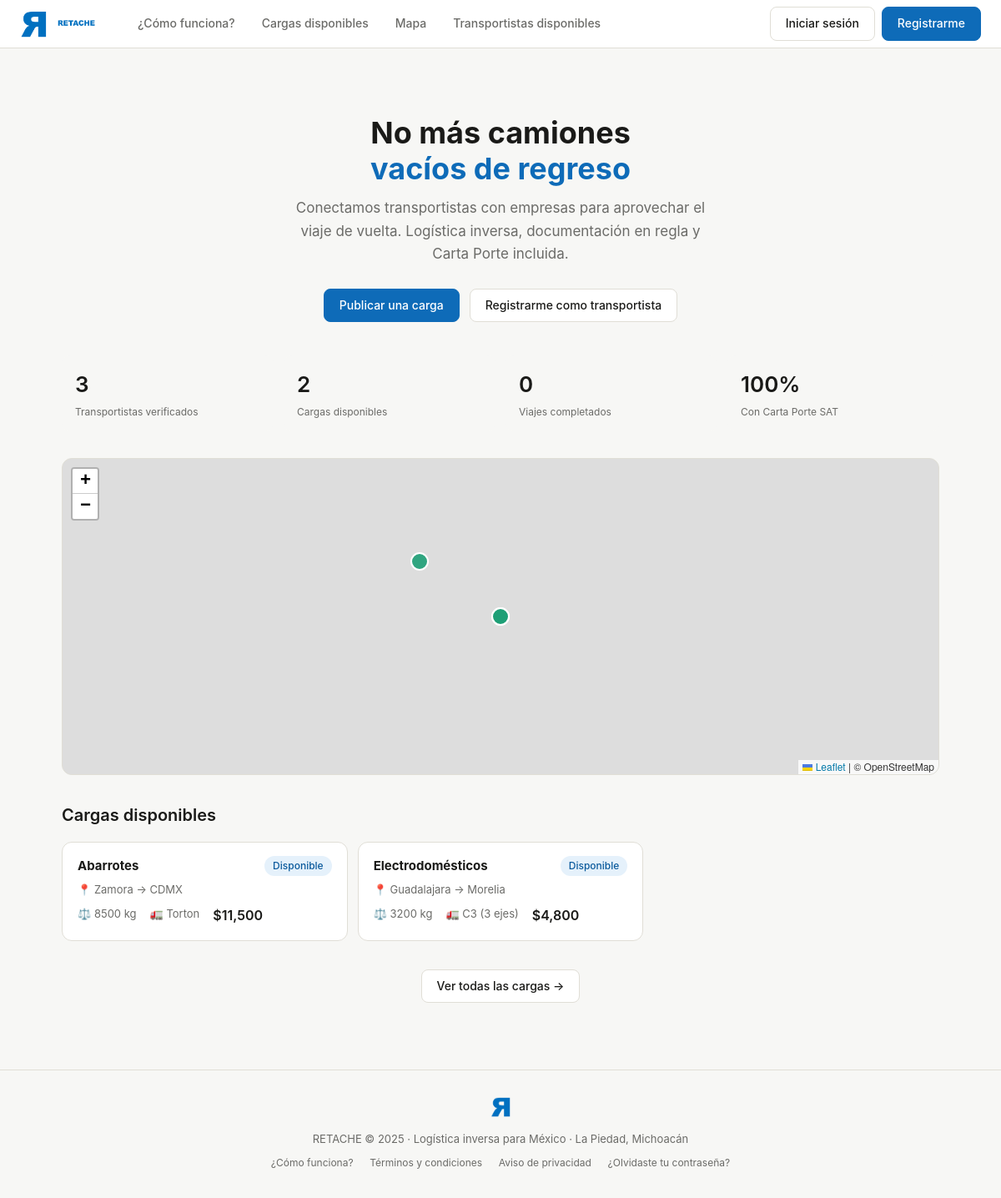
Before: / with the older database file.
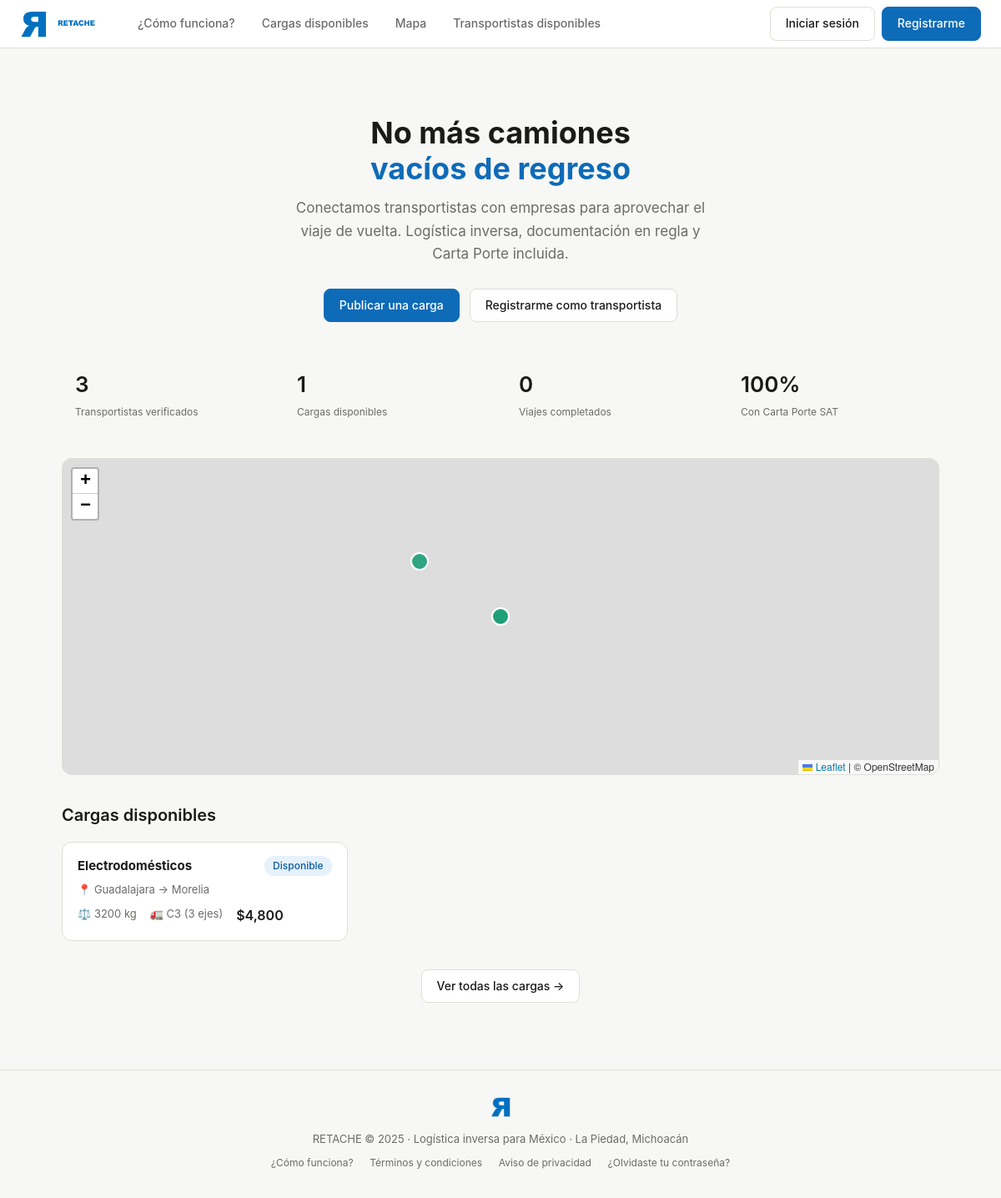
After: the same page with the newer database file.
### models.py (models this page shows)
class Carga(Base):
    __tablename__ = "cargas"
    id = Column(Integer, primary_key=True, index=True)
    empresa_id = Column(Integer, ForeignKey("empresas.id"), nullable=False)
    transportista_id = Column(Integer, ForeignKey("transportistas.id"), nullable=True)
    titulo = Column(String(150), nullable=False)
    descripcion = Column(Text, nullable=True)
    tipo_mercancia = Column(String(100), nullable=False)
    peso_kg = Column(Float, nullable=False)
    volumen_m3 = Column(Float, nullable=True)
    requiere_refrigeracion = Column(Boolean, default=False)
    mercancia_peligrosa = Column(Boolean, default=False)
    origen_ciudad = Column(String(100), nullable=False)
    origen_estado = Column(String(50), nullable=False)
    origen_lat = Column(Float, nullable=True)
    origen_lng = Column(Float, nullable=True)
    destino_ciudad = Column(String(100), nullable=False)
    destino_estado = Column(String(50), nullable=False)
    destino_lat = Column(Float, nullable=True)
    destino_lng = Column(Float, nullable=True)
    fecha_recoleccion = Column(DateTime, nullable=False)
    fecha_entrega_estimada = Column(DateTime, nullable=True)
    tipo_vehiculo_requerido = Column(String(30), nullable=True)
    precio_ofrecido_mxn = Column(Float, nullable=False)
    precio_negociable = Column(Boolean, default=True)
    estado = Column(String(30), default=EstadoCarga.disponible)
    fecha_publicacion = Column(DateTime, server_default=func.now())
    fecha_asignacion = Column(DateTime, nullable=True)
    fecha_completada = Column(DateTime, nullable=True)
    carta_porte_generada = Column(Boolean, default=False)
    carta_porte_uuid = Column(String(100), nullable=True)
    carta_porte_xml = Column(Text, nullable=True)
    empresa = relationship("Empresa", back_populates="cargas_publicadas")
    transportista = relationship("Transportista", back_populates="cargas")
    mensajes = relationship("Mensaje", back_populates="carga")
    resenas = relationship("Resena", back_populates="carga")

### main.py (the view)
@app.get("/", response_class=HTMLResponse)
async def inicio(request: Request, db: Session = Depends(get_db)):
    total_transportistas = db.query(Transportista).filter(Transportista.activo == True).count()
    total_cargas = db.query(Carga).filter(Carga.estado == EstadoCarga.disponible).count()
    total_completados = db.query(Carga).filter(Carga.estado == EstadoCarga.completada).count()
    cargas_recientes = (
        db.query(Carga)
        .filter(Carga.estado == EstadoCarga.disponible)
        .order_by(Carga.fecha_publicacion.desc())
        .limit(6).all()
    )
    transportistas_activos = (
        db.query(Transportista)
        .filter(Transportista.activo == True, Transportista.disponible == True)
        .order_by(Transportista.calificacion_promedio.desc())
        .limit(4).all()
    )
    return templates.TemplateResponse("index.html", contexto(request, db,
        total_transportistas=total_transportistas,
        total_cargas=total_cargas,
        total_completados=total_completados,
        cargas_recientes=cargas_recientes,
        transportistas_activos=transportistas_activos,
    ))

### templates/index.html (shortened to what this page needs)
{% extends "base.html" %}
{% block head_extra %}
<link rel="stylesheet" href="https://unpkg.com/leaflet@1.9.4/dist/leaflet.css"/>
{% endblock %}
{% block content %}
<div class="hero">
  <h1>No más camiones<br><span>vacíos de regreso</span></h1>
  <p>Conectamos transportistas con empresas para aprovechar el viaje de vuelta. Logística inversa, documentación en regla y Carta Porte incluida.</p>
  <div class="hero-btns">
    <a href="/empresas/registro" class="btn btn-primary">Publicar una carga</a>
    <a href="/transportistas/registro" class="btn">Registrarme como transportista</a>
  </div>
</div>
<div class="stats-grid" style="margin-bottom:32px;">
  <div class="stat-card"><div class="stat-num">{{ total_transportistas }}</div><div class="stat-label">Transportistas verificados</div></div>
  <div class="stat-card"><div class="stat-num">{{ total_cargas }}</div><div class="stat-label">Cargas disponibles</div></div>
  <div class="stat-card"><div class="stat-num">{{ total_completados }}</div><div class="stat-label">Viajes completados</div></div>
  <div class="stat-card"><div class="stat-num">100%</div><div class="stat-label">Con Carta Porte SAT</div></div>
</div>
<div id="mapa"></div>
<h2 style="font-size:20px; font-weight:600; margin-bottom:16px;">Cargas disponibles</h2>
<div class="grid-cargas">
  {% for carga in cargas_recientes %}
  <a href="/cargas/{{ carga.id }}" style="text-decoration:none;">
    <div class="carga-card">
      <div style="display:flex; justify-content:space-between; margin-bottom:6px;">
        <strong style="color:var(--texto);">{{ carga.tipo_mercancia }}</strong>
        <span class="badge badge-verde">Disponible</span>
      </div>
      <div style="font-size:13px; color:var(--texto-suave); margin-bottom:8px;">📍 {{ carga.origen_ciudad }} → {{ carga.destino_ciudad }}</div>
      <div class="carga-meta">
        <span>⚖️ {{ carga.peso_kg | int }} kg</span>
        <span>🚛 {{ carga.tipo_vehiculo_requerido or 'Cualquier tipo' }}</span>
        <span class="carga-precio">${{ "{:,.0f}".format(carga.precio_ofrecido_mxn) }}</span>
      </div>
    </div>
  </a>
  {% else %}
  <div style="grid-column:1/-1; text-align:center; padding:32px; color:var(--texto-suave);">
    Aún no hay cargas. <a href="/dev/cargar-datos-prueba">Carga datos de prueba →</a>
  </div>
  {% endfor %}
</div>
{% if cargas_recientes %}<div style="text-align:center; margin-top:24px;"><a href="/cargas" class="btn">Ver todas las cargas →</a></div>{% endif %}
{% endblock %}

Changed rows visible on the page:
removed Carga: tipo_mercancia "Abarrotes", origen_ciudad "Zamora", destino_ciudad "CDMX", peso_kg "8500", tipo_vehiculo_requerido "Torton", precio_ofrecido_mxn "11,500"
Other visible differences:
{{ total_cargas }}: "2" → "1"
